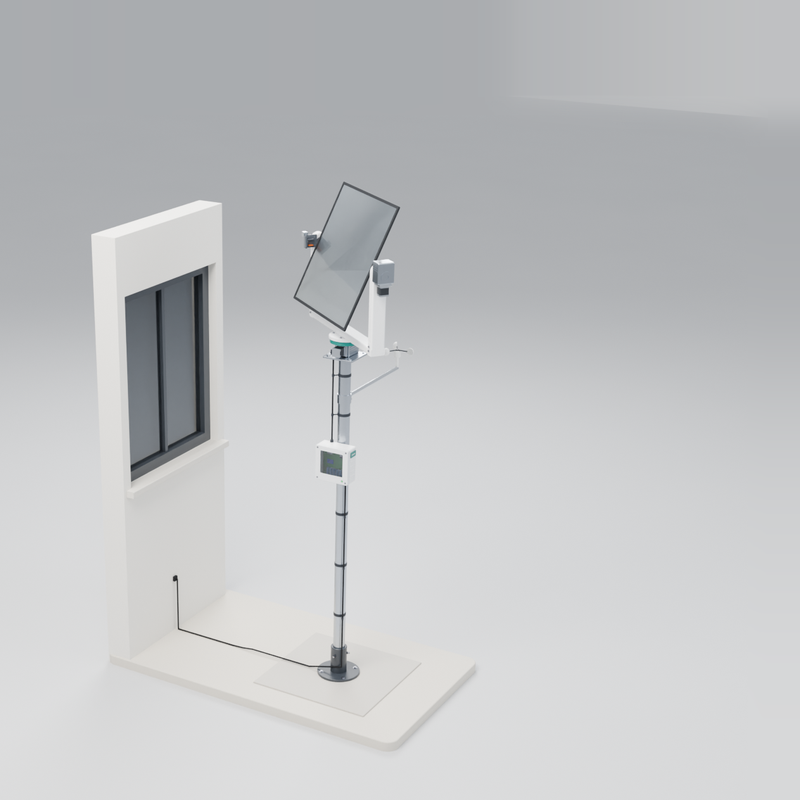
#> input picture media/card.png, 800 x 800 px, found by its file name; its folder holds 6 pictures in this run
$ python image_qc.py
#> lines starting #> are read from the running program, lines starting #| are printed output that depends on the picture
### .kit/photo_caption.py
"""Caption a photoreal render (STANDARDS section 12).

Usage (repo root):
    python .kit/photo_caption.py raw.png media/render-<view>.png "Name: what it is" "Note on the view" [--fonts .kit/fonts]

The render itself is never written on. The title, the concept label and the repository sit in a
header band above it, and the view note sits in a footer band below it. Every line is wrapped to
the image width and the font steps down to a floor before a line is added, so no text runs off the
image or overlaps other text. The layout is stored in the PNG ("dm-layout") and checked by
.kit/image_qc.py; this script refuses to write an image that fails the check.
The repository line comes from project.yaml ('repo: owner/name').
"""
import json, re, sys
from pathlib import Path
import numpy as np
from PIL import Image, ImageDraw, ImageFilter, ImageFont
from PIL.PngImagePlugin import PngInfo

LAYOUT_VERSION = 2
INK, AMBER, SLATE, TEAL = (17, 24, 39), (180, 83, 9), (55, 65, 81), (15, 118, 110)


def font(fonts, name, px):
    return ImageFont.truetype(str(fonts / name), int(round(px)))


# [29 lines left out: functions wrap, fit, band, not called in this run]


def overlaps(a, b, gap=4):
    return not (a[2] + gap <= b[0] or b[2] + gap <= a[0] or a[3] + gap <= b[1] or b[3] + gap <= a[1])


# [54 lines left out: function caption, not called in this run]


def check_layout(layout, min_px_ratio=0.0105):
    """Rules shared with .kit/image_qc.py: text inside the image, clear of the render, never overlapping."""
    W, Ht = layout["size"]
    edge = round(W * 0.012)
    body = layout.get("body")
    probs = []
    boxes = layout["boxes"]
    for b in boxes:
        x0, y0, x1, y1 = b["box"]
        if x0 < edge or y0 < edge or x1 > W - edge or y1 > Ht - edge:
            probs.append(f"{b['kind']} text runs off the image: {b['text'][:40]}")
        if body and overlaps(b["box"], body, gap=0):
            probs.append(f"{b['kind']} text overlaps the render: {b['text'][:40]}")
        if b["px"] < W * min_px_ratio:
            probs.append(f"{b['kind']} text too small ({b['px']} px): {b['text'][:40]}")
    for i in range(len(boxes)):
        for j in range(i + 1, len(boxes)):
            if overlaps(boxes[i]["box"], boxes[j]["box"]):
                probs.append(f"{boxes[i]['kind']} and {boxes[j]['kind']} text overlap")
    return probs


# [9 lines that do not run on import are left out]

### .kit/image_qc.py
"""Image quality check for renders and storefront images (STANDARDS section 13, "Image quality").

Usage, from the repo root:  python .kit/image_qc.py

Checks media/render-*.png (except *-plain.png, which carry no caption), media/card.png and
media/social-preview.png:
  - made with the current layout (layout data stored in the PNG by photo_caption.py or cards.py);
  - every line of text sits inside the image with a margin, clear of the render, and clear of every
    other line (no text over text);
  - no text below the minimum size for the image width;
  - image size: renders at least 1200 px wide, card 800 x 800, social preview 1280 x 640 and under 1 MB;
  - the render is sharp (not blurred or upscaled).
Exits non-zero if any image fails.
"""
import json, sys
from pathlib import Path
import numpy as np
from PIL import Image, ImageFilter

sys.path.insert(0, str(Path(__file__).resolve().parent))
from photo_caption import LAYOUT_VERSION, check_layout  # noqa: E402

SHARP_MIN = 15.0   # see sharpness(); portfolio renders measure 22 to 220, a 3 px blur about 14


def sharpness(im):
    """99.5th percentile of the absolute Laplacian at 800 px wide: high for crisp edges, low when blurred."""
    g = im.convert("L")
    g = g.resize((800, max(3, round(800 * g.size[1] / g.size[0]))), Image.LANCZOS)
    a = np.asarray(g, dtype=np.float32)
    lap = -4 * a[1:-1, 1:-1] + a[:-2, 1:-1] + a[2:, 1:-1] + a[1:-1, :-2] + a[1:-1, 2:]
    return float(np.percentile(np.abs(lap), 99.5))


def check_image(path, kind):
    probs = []
    im = Image.open(path)
    raw = im.info.get("dm-layout")
    W, H = im.size
    if not raw:
        return [f"{path.name}: made with an older layout; regenerate it (photo_caption.py or cards.py)"]
    lay = json.loads(raw)
    if lay.get("version", 0) < LAYOUT_VERSION:
        probs.append(f"{path.name}: layout version {lay.get('version')} is out of date")
    if list(lay.get("size", [])) != [W, H]:
        probs.append(f"{path.name}: stored layout does not match the image size")
    ratio = 0.0125 if kind == "social" else 0.0105
    probs += [f"{path.name}: {p}" for p in check_layout(lay, min_px_ratio=ratio)]
    if kind == "render" and W < 1200:
        probs.append(f"{path.name}: {W} px wide; renders must be at least 1200 px wide")
    if kind == "card" and (W, H) != (800, 800):
        probs.append(f"{path.name}: must be 800 x 800, is {W} x {H}")
    if kind == "social":
        if (W, H) != (1280, 640):
            probs.append(f"{path.name}: must be 1280 x 640, is {W} x {H}")
        if path.stat().st_size >= 1_000_000:
            probs.append(f"{path.name}: 1 MB or more; GitHub will refuse it")
    body = lay.get("body")
    region = im.convert("RGB").crop(tuple(body)) if body else im.convert("RGB")
    s = sharpness(region)
    if s < SHARP_MIN:
        probs.append(f"{path.name}: looks blurred (sharpness {s:.1f}, minimum {SHARP_MIN})")
    return probs


def run(root=Path(".")):
    root = Path(root)
    targets = [(p, "render") for p in sorted((root / "media").glob("render-*.png")) if not p.stem.endswith("-plain")]
    targets += [(root / "media/card.png", "card"), (root / "media/social-preview.png", "social")]
    fails, checked = [], 0
    for p, kind in targets:
        if not p.exists():
            continue
        checked += 1
        fails += check_image(p, kind)
#> in check_image, im is the input picture: PIL image 800x800 RGB; mean R, G, B 193.9, 195.2, 196.6
#> in check_image, `lay = json.loads(raw)`: lay = {'version': 2, 'kind': 'card', 'size': [800, 800], 'boxes': []}
#> in check_layout, `W, Ht = layout["size"]`: W = 800
#> in check_layout, `edge = round(W * 0.012)`: edge = 10
#> in check_layout, `boxes = layout["boxes"]`: boxes = []
#> in sharpness, `lap = -4 * a[1:-1, 1:-1] + a[:-2, 1:-1] + a[2:, 1:-1] + a[1:-1, :-2] +..`:
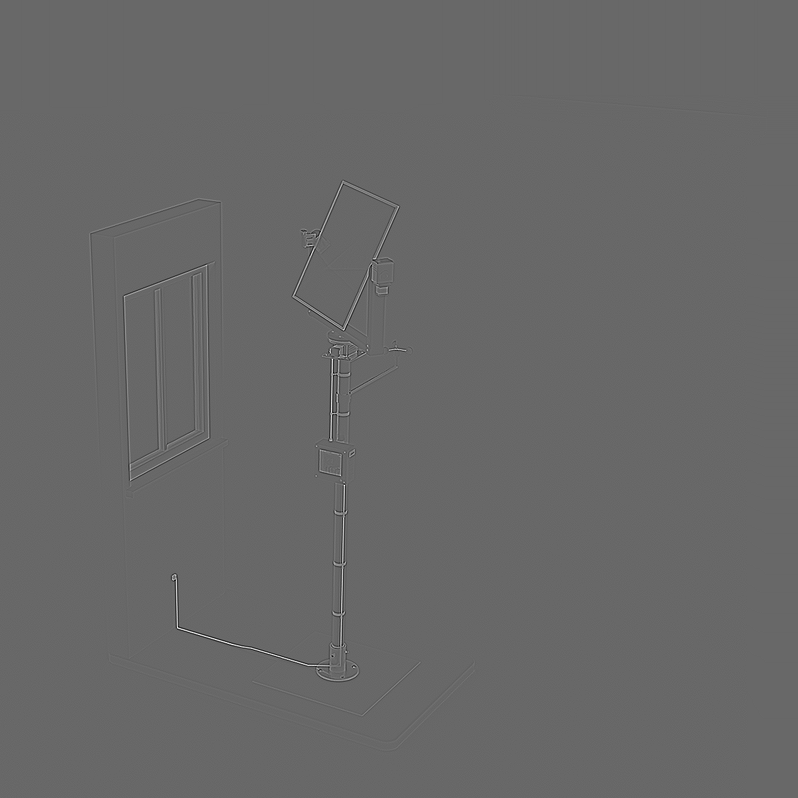
#> lap: shape (798, 798) float32; min -215, max 311, mean 0; drawn with min black and max white
#> in check_image, `s = sharpness(region)`: s = 67
#> fails = []
    return fails, checked


if __name__ == "__main__":
#> (the run stopped early here; a loop or call above may not have finished)
